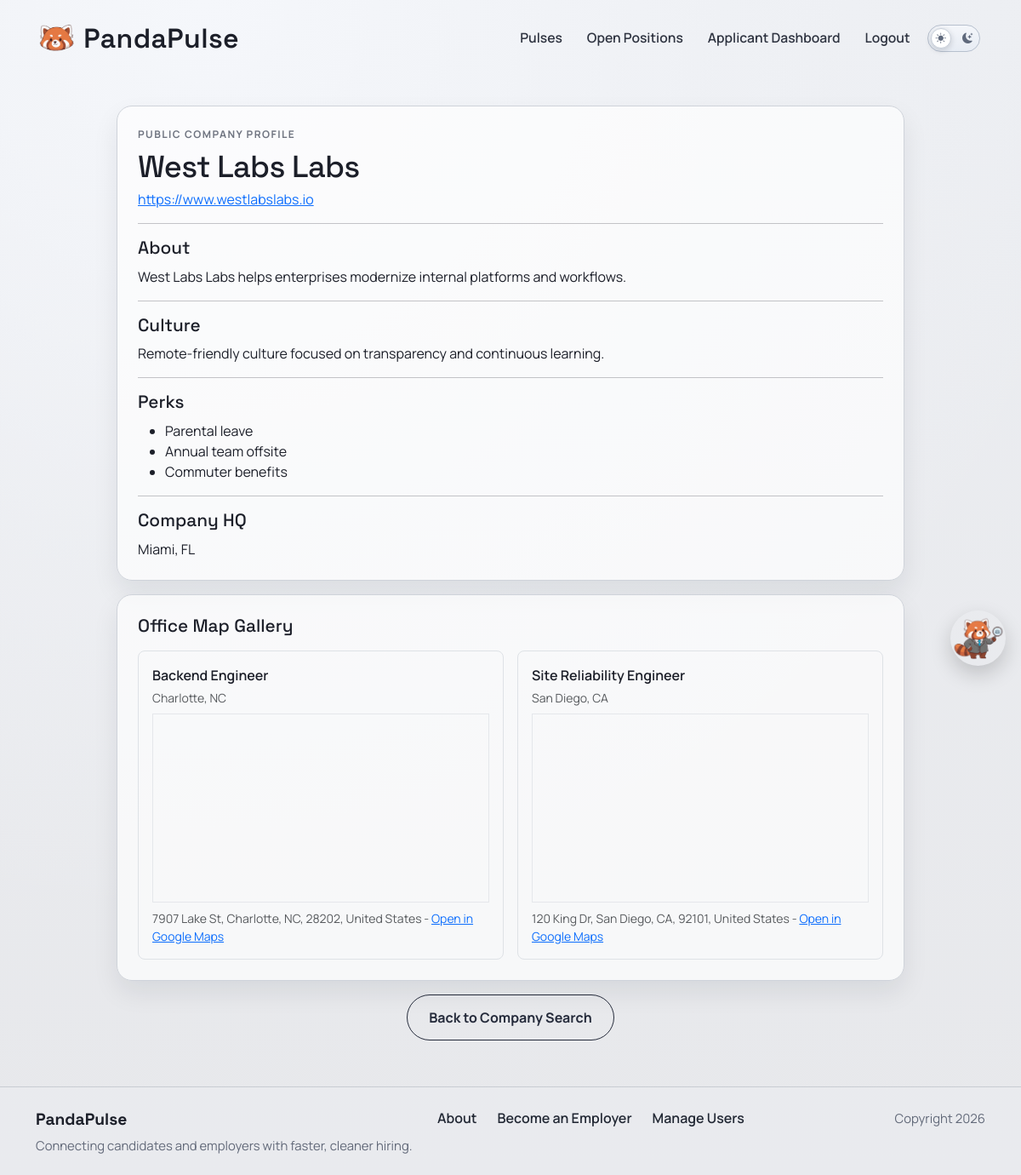
The app's page /accounts/company/seed_emp_8/ (signed in), older data.
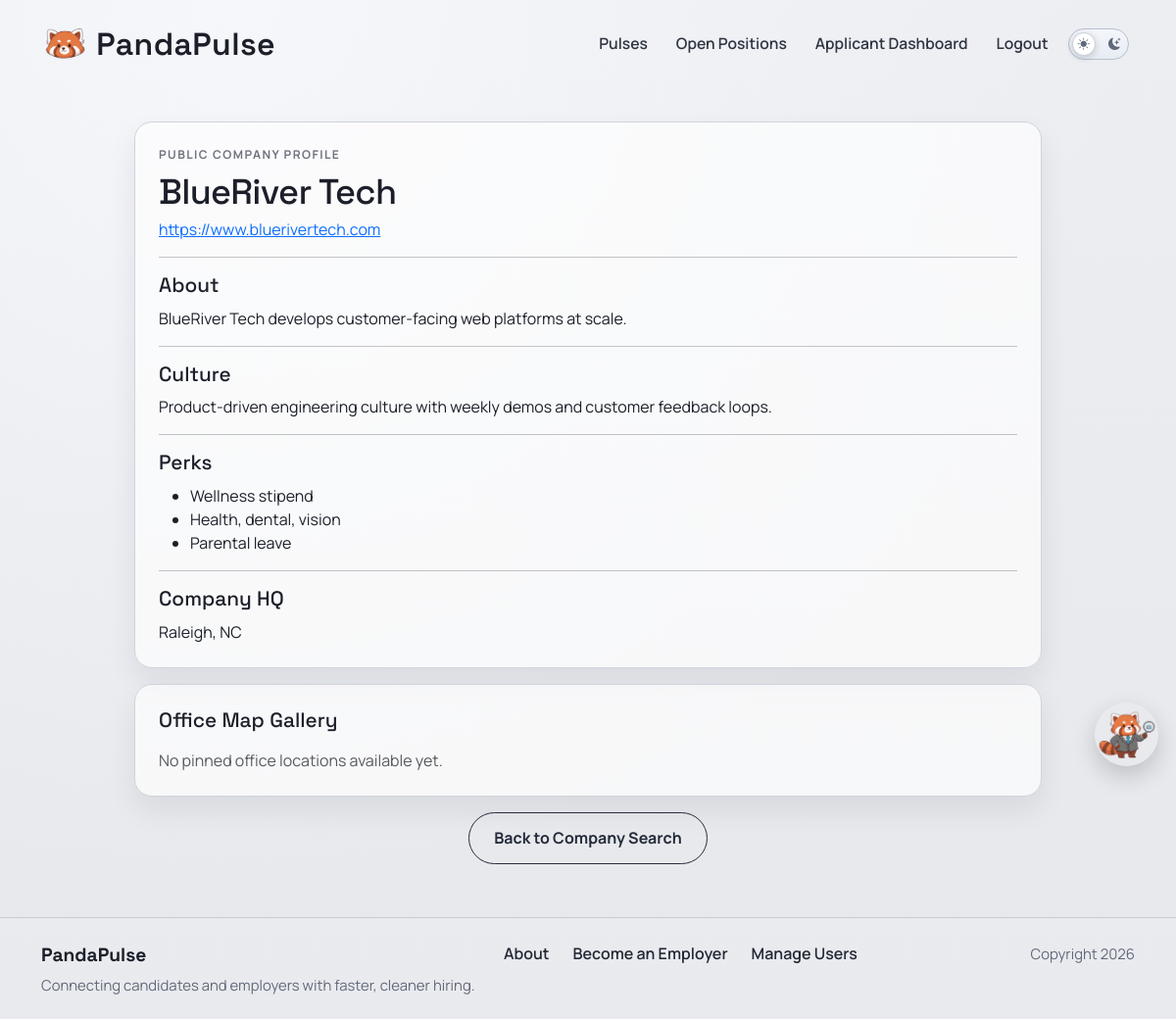
The same page, newer data.
### accounts/models.py (models this page shows, shortened)
class Profile(models.Model):
    class AccountType(models.TextChoices):
        APPLICANT = "APPLICANT", "Job Applicant"
        EMPLOYER = "EMPLOYER", "Employer"
    user = models.OneToOneField(settings.AUTH_USER_MODEL, on_delete=models.CASCADE, related_name="profile")
    last_activity = models.DateTimeField(null=True, blank=True)
    is_typing = models.BooleanField(default=False)
    last_typing_update = models.DateTimeField(null=True, blank=True)
    account_type = models.CharField(
        max_length=20,
        choices=AccountType.choices,
        default=AccountType.APPLICANT
    )
    profile_picture = models.ImageField(
        upload_to="profile_pics/",
        blank=True,
        null=True
    )
    headline = models.CharField(max_length=120, blank=True)
    skills = models.CharField(max_length=300, blank=True)
    education = models.TextField(blank=True)
    work_experience = models.TextField(blank=True)
    location = models.CharField(max_length=255, blank=True)
    address_line_1 = models.CharField(max_length=255, blank=True)
    address_line_2 = models.CharField(max_length=255, blank=True)
    city = models.CharField(max_length=100, blank=True)
    state = models.CharField(max_length=100, blank=True)
    postal_code = models.CharField(max_length=20, blank=True)
    country = models.CharField(max_length=100, blank=True, default="United States")
    projects = models.TextField(blank=True)
    company_name = models.CharField(max_length=120, blank=True)
    company_website = models.URLField(blank=True)
    company_description = models.TextField(blank=True)
    company_culture = models.TextField(blank=True)
    company_perks = models.TextField(blank=True)
    visible_to_recruiters = models.BooleanField(
        default=True,
        help_text="Allow recruiters to view your profile."
    )
    show_headline = models.BooleanField(default=True)
    show_skills = models.BooleanField(default=True)
    show_education = models.BooleanField(default=True)
    show_work_experience = models.BooleanField(default=True)
    show_links = models.BooleanField(default=True)
    hide_email_from_employers = models.BooleanField(default=False)
    created_at = models.DateTimeField(auto_now_add=True)

### jobposts/models.py (models this page shows, shortened)
class JobPost(models.Model):
    COMPANY_SIZE_CHOICES = [
        ("small", "Small (1-50)"),
        ("mid_size", "Mid-size (51-500)"),
        ("large", "Large (501-5,000)"),
        ("fortune_500", "Fortune 500"),
        ("startup", "Startup"),
        ("enterprise", "Enterprise"),
        ("other", "Other"),
    ]
    owner = models.ForeignKey(
        settings.AUTH_USER_MODEL,
        on_delete=models.CASCADE,
        related_name='job_posts',
        null=True,
        blank=True,
    )
    title = models.CharField(max_length=200)
    company = models.CharField(max_length=150)
    location = models.CharField(max_length=150)
    pay_range = models.CharField(max_length=100)
    skills = models.CharField(max_length=300, blank=True)
    salary_min = models.IntegerField(null=True, blank=True)
    salary_max = models.IntegerField(null=True, blank=True)
    WORK_SETTING_CHOICES = [
        ("remote", "Remote"),
        ("onsite", "On-site"),
        ("hybrid", "Hybrid"),
    ]
    work_setting = models.CharField(max_length=20, choices=WORK_SETTING_CHOICES, default="onsite")
    company_size = models.CharField(max_length=20, choices=COMPANY_SIZE_CHOICES, default="other")
    visa_sponsorship = models.BooleanField(default=False)
    description = models.TextField()
    created_at = models.DateTimeField(auto_now_add=True)

### map/models.py (models this page shows, shortened)
class OfficeLocation(models.Model):
    job_post = models.OneToOneField(
        'jobposts.JobPost',
        on_delete=models.CASCADE,
        related_name='office_location',
    )
    address_line_1 = models.CharField(max_length=255, blank=True)
    address_line_2 = models.CharField(max_length=255, blank=True)
    city = models.CharField(max_length=100, blank=True)
    state = models.CharField(max_length=100, blank=True)
    postal_code = models.CharField(max_length=20, blank=True)
    country = models.CharField(max_length=100, blank=True, default='United States')
    latitude = models.DecimalField(
        max_digits=9,
        decimal_places=6,
        validators=[
            MinValueValidator(Decimal('-90')),
            MaxValueValidator(Decimal('90')),
        ],
    )
    longitude = models.DecimalField(
        max_digits=9,
        decimal_places=6,
        validators=[
            MinValueValidator(Decimal('-180')),
            MaxValueValidator(Decimal('180')),
        ],
    )
    class Meta:
        ordering = ['job_post_id']
    @property
    def full_address(self):
        parts = [
            self.address_line_1,
            self.address_line_2,
            self.city,
            self.state,
            self.postal_code,
            self.country,
        ]
        return ', '.join([part for part in parts if part])
    @property
    def osm_embed_url(self):
        lat = float(self.latitude)
        lon = float(self.longitude)
        return f'https://maps.google.com/maps?q={lat},{lon}&z=15&output=embed'
    @property
    def osm_link_url(self):
        lat = float(self.latitude)
        lon = float(self.longitude)
        return f'https://www.google.com/maps/search/?api=1&query={lat},{lon}'

### accounts/views.py (the view)
# urls.py: path("company/<str:username>/", views.company_profile, name="accounts.company_profile"),
@login_required
def company_profile(request, username):
    User = get_user_model()
    company_user = get_object_or_404(User, username=username)
    profile, _ = Profile.objects.get_or_create(user=company_user)
    is_owner = request.user == company_user
    if profile.account_type != Profile.AccountType.EMPLOYER:
        raise Http404("Company profile not available.")
    if not is_owner and not _is_applicant(request.user):
        return HttpResponseForbidden("Only applicants can view company profiles.")
    office_jobs = (
        JobPost.objects.filter(owner=company_user, office_location__isnull=False)
        .select_related("office_location")
        .order_by("-created_at")
    )
    perks = [perk.strip() for perk in (profile.company_perks or "").splitlines() if perk.strip()]
    return render(
        request,
        "accounts/company_profile.html",
        {
            "template_data": {
                "title": f"{profile.company_name or company_user.username} Company Profile",
                "company_user": company_user,
                "profile": profile,
                "is_owner": is_owner,
                "perks": perks,
                "office_jobs": office_jobs,
            }
        },
    )

### accounts/context_processors.py (called while the page is built)
def can_post_job(request):
    if not request.user.is_authenticated:
        return {"can_post_job": False}
    is_employer = Profile.objects.filter(
        user=request.user,
        account_type=Profile.AccountType.EMPLOYER,
    ).exists()
    return {"can_post_job": is_employer}

### accounts/views.py (called while the page is built)
def _is_applicant(user):
    return Profile.objects.filter(
        user=user,
        account_type=Profile.AccountType.APPLICANT,
    ).exists()

### accounts/templates/accounts/company_profile.html (shortened to what this page needs)
{% extends 'base.html' %}
{% block content %}
<section class="page-shell">
  <div class="container">
    <div class="row justify-content-center">
      <div class="col-lg-10">
        <div class="surface-card">
          <div class="d-flex justify-content-between align-items-start gap-3 flex-wrap">
            <div>
              <p class="page-kicker mb-2">Public company profile</p>
              <h1 class="page-title page-title-sm mb-1">
                {{ template_data.profile.company_name|default:template_data.company_user.username }}
              </h1>
              {% if template_data.profile.company_website %}
                <p class="mb-0">
                  <a href="{{ template_data.profile.company_website }}" target="_blank" rel="noopener noreferrer">
                    {{ template_data.profile.company_website }}
                  </a>
                </p>
              {% endif %}
            </div>
          </div>
          <hr>
          <h5 class="surface-title">About</h5>
          {% if template_data.profile.company_description %}
            <p style="white-space:pre-wrap;">{{ template_data.profile.company_description }}</p>
          {% else %}
            <p class="text-muted">No company description added yet.</p>
          {% endif %}
          <hr>
          <h5 class="surface-title">Culture</h5>
          {% if template_data.profile.company_culture %}
            <p style="white-space:pre-wrap;">{{ template_data.profile.company_culture }}</p>
          {% else %}
            <p class="text-muted">No culture details added yet.</p>
          {% endif %}
          <hr>
          <h5 class="surface-title">Perks</h5>
          {% if template_data.perks %}
            <ul class="mb-0">
              {% for perk in template_data.perks %}
                <li>{{ perk }}</li>
              {% endfor %}
            </ul>
          {% else %}
            <p class="text-muted">No perks added yet.</p>
          {% endif %}
          <hr>
          <h5 class="surface-title">Company HQ</h5>
          {% if template_data.profile.city and template_data.profile.state %}
            <p class="mb-0">{{ template_data.profile.city }}, {{ template_data.profile.state }}</p>
          {% else %}
            <p class="text-muted mb-0">No headquarters location added yet.</p>
          {% endif %}
        </div>
        <div class="surface-card mt-3">
          <h5 class="surface-title mb-3">Office Map Gallery</h5>
          {% if template_data.office_jobs %}
            <div class="row g-3">
              {% for job in template_data.office_jobs %}
                <div class="col-md-6">
                  <div class="border rounded-3 p-3 h-100">
                    <div class="fw-semibold mb-1">{{ job.title }}</div>
                    <div class="small text-muted mb-2">{{ job.location }}</div>
                    <div class="ratio ratio-16x9 mb-2">
                      <iframe title="Office map for {{ job.title }}" src="{{ job.office_location.osm_embed_url }}" style="border:1px solid #e5e7eb;" loading="lazy"></iframe>
                    </div>
                    <div class="small text-muted">
                      {% if job.office_location.full_address %}{{ job.office_location.full_address }} - {% endif %}
                      <a href="{{ job.office_location.osm_link_url }}" target="_blank" rel="noopener noreferrer">Open in Google Maps</a>
                    </div>
                  </div>
                </div>
              {% endfor %}
            </div>
          {% else %}
            <p class="text-muted mb-0">No pinned office locations available yet.</p>
          {% endif %}
        </div>
        <div class="text-center mt-3">
          {% if template_data.is_owner %}
            <a class="secondary-btn" href="{% url 'jobposts.dashboard' %}">Back to Dashboard</a>
          {% else %}
            <a class="secondary-btn" href="{% url 'accounts.company_search' %}">Back to Company Search</a>
          {% endif %}
        </div>
      </div>
    </div>
  </div>
</section>
{% endblock content %}

Row changes from the older to the newer data that the page shows:
no longer on this page (row edited): Profile: profile.company_name "West Labs Labs", profile.company_website "https://www.westlabslabs.io", profile.company_description "West Labs Labs helps enterprises modernize internal platforms and workflows.", profile.company_culture "Remote-friendly culture focused on transparency and continuous learning.", profile.city "Miami", profile.state "FL"
removed JobPost: title "Backend Engineer", location "Charlotte, NC", office_location.full_address "7907 Lake St, Charlotte, NC, 28202, United States"
removed JobPost: title "Site Reliability Engineer", location "San Diego, CA", office_location.full_address "120 King Dr, San Diego, CA, 92101, United States"
now on this page (row edited): Profile: profile.company_name "BlueRiver Tech", profile.company_website "https://www.bluerivertech.com", profile.company_description "BlueRiver Tech develops customer-facing web platforms at scale.", profile.company_culture "Product-driven engineering culture with weekly demos and customer feedback loops.", profile.city "Raleigh", profile.state "NC"
Text that changed along with them:
new list line: "Wellness stipend"
new list line: "Health, dental, vision"
text now shown: "No pinned office locations available yet."
list line gone: "Annual team offsite"
list line gone: "Commuter benefits"
